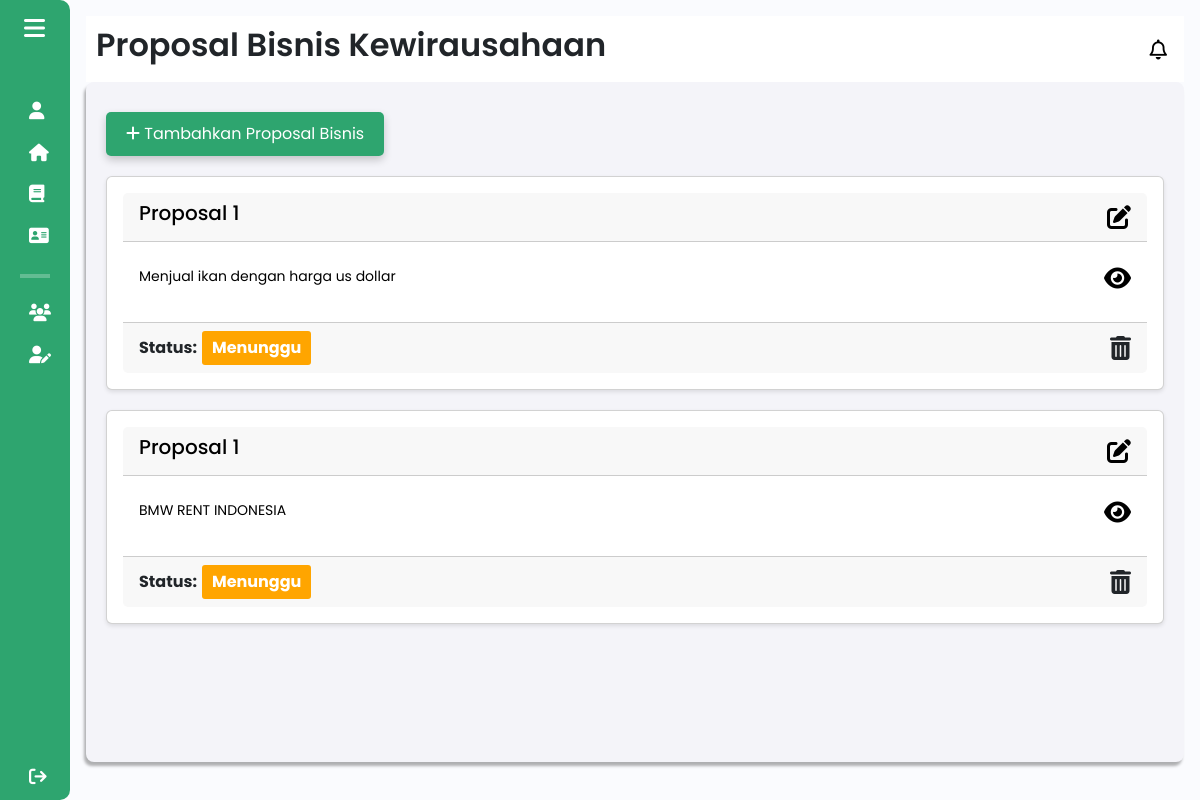
The app's page /components/pages/mahasiswa/proposal_bisnis_mahasiswa.php (signed in), older data.
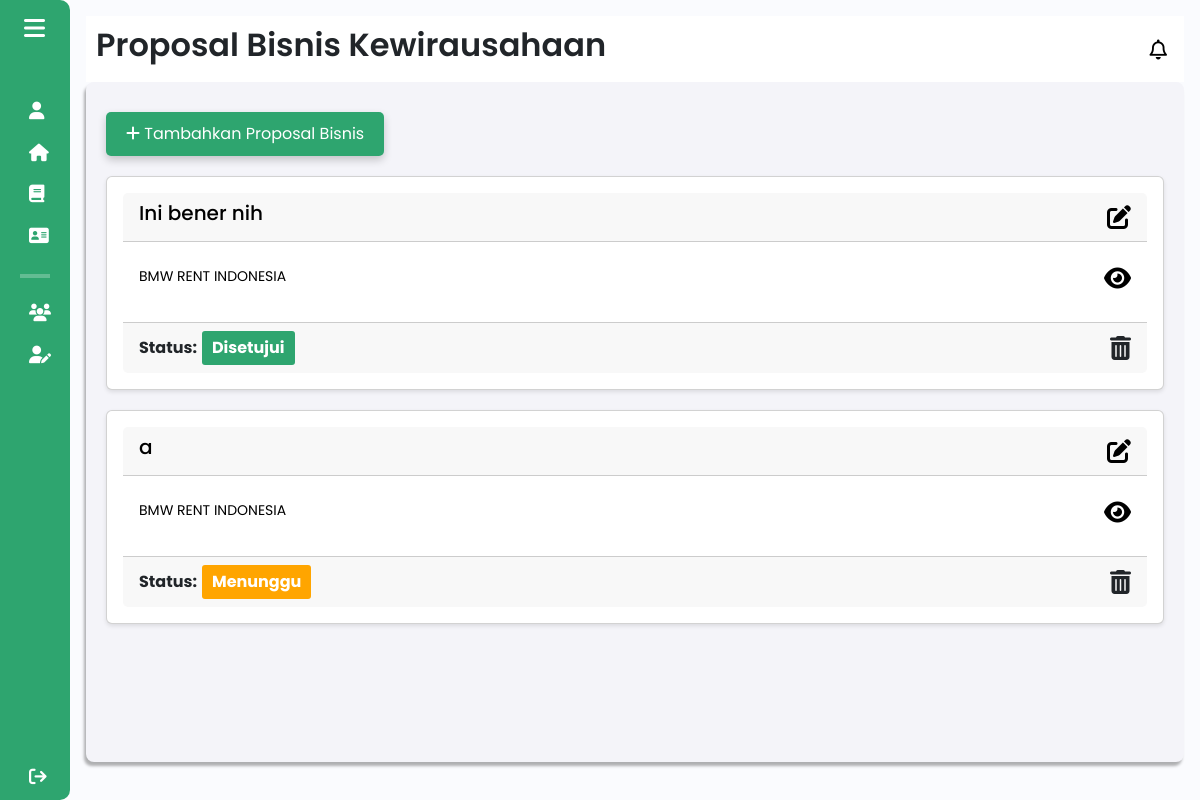
The same page, newer data.
### tables this page shows
CREATE TABLE `proposal_bisnis` (
  `id` int(11) NOT NULL,
  `judul_proposal` varchar(255) NOT NULL,
  `tahapan_bisnis` enum('tahapan_awal','tahapan_bertumbuh') NOT NULL,
  `sdg` text NOT NULL,
  `kategori` varchar(255) DEFAULT NULL,
  `other_category` varchar(255) DEFAULT NULL,
  `proposal_pdf` varchar(255) NOT NULL,
  `kelompok_id` int(11) NOT NULL,
  `status` enum('menunggu','ditolak','disetujui') DEFAULT 'menunggu'
);

CREATE TABLE `kelompok_bisnis` (
  `id_kelompok` int(11) NOT NULL,
  `npm_ketua` varchar(20) DEFAULT NULL,
  `nama_kelompok` varchar(50) DEFAULT NULL,
  `nama_bisnis` varchar(50) DEFAULT NULL,
  `ide_bisnis` text DEFAULT NULL,
  `logo_bisnis` varchar(255) DEFAULT NULL,
  `mentor_bisnis` varchar(255) DEFAULT NULL
);

### components/pages/mahasiswa/proposal_bisnis_mahasiswa.php (the view, shortened to what this page needs)
<?php
include $_SERVER['DOCUMENT_ROOT'] . '/Aplikasi-Kewirausahaan/config/db_connection.php';
$query = "
    SELECT p.*, k.ide_bisnis
    FROM proposal_bisnis p
    LEFT JOIN kelompok_bisnis k ON p.kelompok_id = k.id_kelompok
";
$result = mysqli_query($conn, $query);
?>
<!DOCTYPE html>
<html lang="en">
<head>
    <link href="https://cdn.lineicons.com/4.0/lineicons.css" rel="stylesheet" />
    <link href="https://cdn.jsdelivr.net/npm/bootstrap@5.3.0-alpha3/dist/css/bootstrap.min.css" rel="stylesheet"
>
    <link rel="stylesheet" href="/Aplikasi-Kewirausahaan/assets/css/proposal_bisnis.css">
    <link rel="stylesheet" href="https://cdn.jsdelivr.net/gh/habibmhamadi/multi-select-tag@3.1.0/dist/css/multi-select-tag.css">
</head>
<body>
    <div class="wrapper">
        <?php
        $activePage = 'proposal_bisnis_mahasiswa';
        include 'sidebar_mahasiswa.php';
        ?>
        <div class="main p-3">
            <div class="main_header">
                <?php
                    $pageTitle = "Proposal Bisnis Kewirausahaan";
                    include 'header_mahasiswa.php';
                ?>
            </div>
            <div class="main_wrapper">
                <button id="openFormBtn"><i class="fa-solid fa-plus"></i> Tambahkan Proposal Bisnis</button>
                <div class="card-deck">
                    <?php
                    if (mysqli_num_rows($result) > 0) {
                        while ($proposal = mysqli_fetch_assoc($result)) {
                            ?>
                            <div class="card">
                                <div class="card-header">
                                    <h5 class="card-title"><?php echo htmlspecialchars($proposal['judul_proposal']); ?></h5>
                                    <i class="fas fa-edit edit-icon" title="Edit Proposal Bisnis" onclick="window.location.href='edit_proposal.php?id=<?php echo $proposal['id']; ?>';"></i>
                                    </div>
                                <a href="detail_proposal_bisnis.php?judul=<?php echo urlencode($proposal['judul_proposal']); ?>">
                                    <div class="card-body">
                                        <p><?php echo htmlspecialchars($proposal['ide_bisnis']); ?></p>
                                        <i class="fa-solid fa-eye detail-icon" title="Lihat Detail Proposal Bisnis"></i>
                                    </div>
                                </a>
                                <div class="card-footer" style="display: flex; justify-content: space-between; align-items: center;">
                                    <p style="margin: 0; margin-right: 5px">Status:</p>
                                    <span id="status-label" class="status"
                                        style="background-color: <?php
                                            if ($proposal['status'] == 'disetujui') {
                                                echo '#2ea56f';
                                            } elseif ($proposal['status'] == 'ditolak') {
                                                echo '#dc3545';
                                            } else {
                                                echo 'orange';
                                            }
                                        ?>; padding: 5px 10px; border-radius: 3px;">
                                        <?php echo htmlspecialchars($proposal['status']); ?>
                                    </span>
                                    <i class="fa-solid fa-trash-can delete-icon" title="Hapus Proposal Bisnis" onclick="window.location.href='delete_proposal.php?id=<?php echo $proposal['id']; ?>';"></i>
                                </div>
                            </div>
                            <?php
                        }
                    } else {
                        echo "<p>Tidak ada proposal bisnis yang ditemukan.</p>";
                    }
                    ?>
                </div>
                      </div>
                    </div>
                </div>
</body>
</html>

### components/pages/mahasiswa/sidebar_mahasiswa.php (shortened to what this page needs)
<?php
include $_SERVER['DOCUMENT_ROOT'] . '/Aplikasi-Kewirausahaan/config/db_connection.php';
$npm = $_SESSION['npm'];
$cekKelompokQuery = "
    SELECT k.npm_ketua, a.npm_anggota
    FROM kelompok_bisnis k
    LEFT JOIN anggota_kelompok a ON a.npm_anggota = '$npm'
    WHERE k.npm_ketua = '$npm' OR a.npm_anggota = '$npm'
";
$cekKelompokResult = mysqli_query($conn, $cekKelompokQuery);
$kelompokStatus = mysqli_num_rows($cekKelompokResult) > 0 ? true : false;
?>
<!DOCTYPE html>
<html lang="en">
<head>
    <link href="https://cdn.lineicons.com/4.0/lineicons.css" rel="stylesheet" />
    <link href="https://cdn.jsdelivr.net/npm/bootstrap@5.3.0-alpha3/dist/css/bootstrap.min.css" rel="stylesheet"
>
    <link rel="stylesheet" href="/Aplikasi-Kewirausahaan/assets/css/sidebar.css">
</head>
<body>
    <div class="wrapper">
        <aside id="sidebar">
            <div class="d-flex">
                <button class="toggle-btn" type="button">
                    <i class="fa-solid fa-bars"></i>
                </button>
            </div>
            <ul class="sidebar-nav">
                <li class="sidebar-item <?php echo ($activePage == 'profil') ? 'active' : ''; ?>">
                    <a href="profil_mahasiswa.php" class="sidebar-link">
                        <i class="fa-solid fa-user"></i>
                    </a>
                </li>
                <li class="sidebar-item <?php echo ($activePage == 'pagemahasiswa') ? 'active' : ''; ?>">
                    <a href="pagemahasiswa.php" class="sidebar-link">
                        <i class="fa-solid fa-house"></i>
                    </a>
                </li>
                <li class="sidebar-item <?php echo ($activePage == 'materikewirausahaan_mahasiswa') ? 'active' : ''; ?>">
                    <a href="materikewirausahaan_mahasiswa.php" class="sidebar-link">
                        <i class="fa-solid fa-book"></i>
                    </a>
                </li>
                <li class="sidebar-item <?php echo ($activePage == 'daftar_mentor_mahasiswa') ? 'active' : ''; ?>">
                    <a href="daftar_mentor_mahasiswa.php" class="sidebar-link">
                        <i class="fa-solid fa-address-card"></i>
                    </a>
                </li>
                <hr>
                <li class="sidebar-item <?php echo ($activePage == 'kelompok_bisnis_mahasiswa') ? 'active' : ''; ?>">
                    <a href="kelompok_bisnis_mahasiswa.php" class="sidebar-link">
                        <i class="fa-solid fa-users"></i>
                    </a>
                </li>
                <?php if ($kelompokStatus): ?>
                <li class="sidebar-item">
                    <a href="#" class="sidebar-link collapsed has-dropdown" data-bs-toggle="collapse"
                    data-bs-target="#kelola_bisnis_kelompok" aria-expanded="false" aria-controls="kelola_bisnis_kelompok">
                        <i class="fa-solid fa-user-pen"></i>
                    </a>
                </li>
                <?php endif; ?>
                <li class="sidebar-item sign-out">
                    <a href="/Aplikasi-Kewirausahaan/components/pages/startdashboard/dashboardawal.php" class="sidebar-link">
                        <i class="fa-solid fa-sign-out"></i>
                    </a>
                </li>
            </ul>
        </aside>
    </div>
</body>
</html>

### components/pages/mahasiswa/header_mahasiswa.php (shortened to what this page needs)
<!DOCTYPE html>
<html lang="en">
<head>
    <link href="https://cdn.lineicons.com/4.0/lineicons.css" rel="stylesheet" />
    <link href="https://cdn.jsdelivr.net/npm/bootstrap@5.3.0-alpha3/dist/css/bootstrap.min.css" rel="stylesheet"
>
    <link rel="stylesheet" href="/Aplikasi-Kewirausahaan/assets/css/header.css">
</head>
<body>
    <div class="wrapper">
        <div class="main_header">
            <h1 class="halaman"><?php echo $pageTitle ?? 'Halaman'; ?></h1>
            <a href="javascript:void(0)" class="notification" id="notificationButton">
                <i class="fa-regular fa-bell"></i>
            </a>
        </div>
    </div>
</body>
</html>

### assets/css/proposal_bisnis.css (style rules this page uses)
.main_wrapper #openFormBtn { background-color: #2ea56f; color: white; padding: 10px 20px; border: none; cursor: pointer; font-size: 16px; margin-top: 10px; border-radius: 5px; box-shadow: 0 4px 8px rgba(0, 0, 0, 0.2); transition: transform 0.2s ease, box-shadow 0.2s ease; }
body { font-family: Arial, sans-serif; }
.card { text-decoration: none; display: block; background-color: white; border-radius: 10px; box-shadow: 0 4px 8px rgba(0, 0, 0, 0.1); transition: transform 0.3s ease, box-shadow 0.3s ease; width: 50%; padding: 20px; color: black; }
.card { border: 1px solid #000; border-radius: 8px; padding: 16px; width: 100%; background-color: #00cc66; margin: 20px auto; box-shadow: 0 2px 4px rgba(0, 0, 0, 0.1); }
.card-header { display: flex; justify-content: space-between; align-items: center; }
.card-body { display: flex; justify-content: space-between; margin-top: 8px; font-size: 14px; color: #666; max-height: 63px; overflow-y: hidden; }
.card-footer { display: block; margin-top: 16px; font-size: 16px; font-weight: bold; color: #000; }
.card-footer { display: flex; justify-content: space-between; align-items: center; }
.card-footer .delete-icon { margin-left: auto; }
.card .card-header, .card .card-body { color: #000; }
.card-body p { margin: 0; padding: 0; }
.card-header .edit-icon, .card-footer .delete-icon, .card-body .detail-icon { font-size: 24px; cursor: pointer; transition: transform 0.2s, color 0.2s; }
.status { padding: 5px 10px; border-radius: 5px; font-weight: bold; color: white; text-transform: capitalize; }

### assets/css/sidebar.css (style rules this page uses)
a { text-decoration: none; }
li { list-style: none; }
h1 { font-weight: 600; font-size: 1.5rem; }
body { font-family: "Poppins", sans-serif; }
.wrapper { display: flex; }
.main { min-height: 100vh; width: 100%; overflow: hidden; transition: all 0.35s ease-in-out; background-color: #fafbfe; }
#sidebar { width: 70px; min-width: 70px; z-index: 1000; transition: all 0.25s ease-in-out; background-color: #2ea56f; display: flex; flex-direction: column; border-top-right-radius: 10px; border-bottom-right-radius: 10px; }
.toggle-btn, .toggle-btn2 { background-color: transparent; cursor: pointer; border: 0; padding: 1rem 1.5rem; }
.toggle-btn i, .toggle-btn2 i { font-size: 1.5rem; color: #fff; }
.sidebar-nav { padding: 2rem 0; flex: 1 1 auto; }
a.sidebar-link { padding: 0.625rem 1.625rem; color: #fff; display: block; font-size: 0.9rem; white-space: nowrap; border-left: 3px solid transparent; }
.sidebar-link i { font-size: 1.1rem; margin-right: 0.75rem; }
.sidebar-item { position: relative; }
.sign-out { position: fixed; bottom: 0; left: 0; }
.sidebar-nav hr { border: 2px solid white; margin-right: 20px; margin-left: 20px; }
.main_wrapper { width: 100%; height: 85vh; background-color: #f4f4f9; box-shadow: -2px 4px 3px rgba(0, 0, 0, 0.3); margin: 0; padding: 20px; overflow-y: auto; border-radius: 8px; }

### assets/css/header.css (style rules this page uses)
a { text-decoration: none; }
li { list-style: none; }
h1 { font-weight: 600; font-size: 1.5rem; }
body { font-family: "Poppins", sans-serif; }
.main_header { display: flex; justify-content: space-between; align-items: center; padding: 5px; background-color: #fff; min-height: 50px; }
.main_header h1 { font-size: xx-large; }
.notification { position: fixed; top: 10px; right: 10px; text-decoration: none; color: #000000; margin-top: 30px; margin-right: 15px; border-radius: 5px; font-size: 16px; display: flex; align-items: center; }
.notification i { margin-right: 8px; font-size: 20px; }

Row changes from the older to the newer data that the page shows:
removed proposal_bisnis: judul_proposal "Proposal 1", kelompok.ide_bisnis "Menjual ikan dengan harga us dollar", status "Menunggu"
removed proposal_bisnis: judul_proposal "Proposal 1", kelompok.ide_bisnis "BMW RENT INDONESIA", status "Menunggu"
added proposal_bisnis: judul_proposal "Ini bener nih", kelompok.ide_bisnis "BMW RENT INDONESIA", status "Disetujui"
added proposal_bisnis: judul_proposal "a", kelompok.ide_bisnis "BMW RENT INDONESIA", status "Menunggu"
